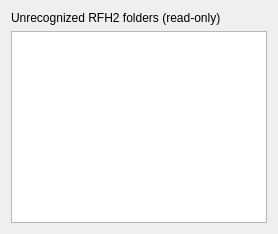
<?xml version="1.0" encoding="UTF-8"?>
<ui version="4.0">
  <class>OtherTab</class>
  <widget class="QWidget" name="OtherTab">
    <property name="windowTitle"><string>other</string></property>
    <layout class="QVBoxLayout" name="rootLayout">
      <item>
        <widget class="QLabel" name="noteLabel">
          <property name="text"><string>Unrecognized RFH2 folders (read-only)</string></property>
        </widget>
      </item>
      <item>
        <widget class="QPlainTextEdit" name="xmlEdit">
          <property name="toolTip"><string>Concatenated XML of unrecognized RFH2 folders</string></property>
          <property name="readOnly"><bool>true</bool></property>
        </widget>
      </item>
    </layout>
  </widget>
</ui>
